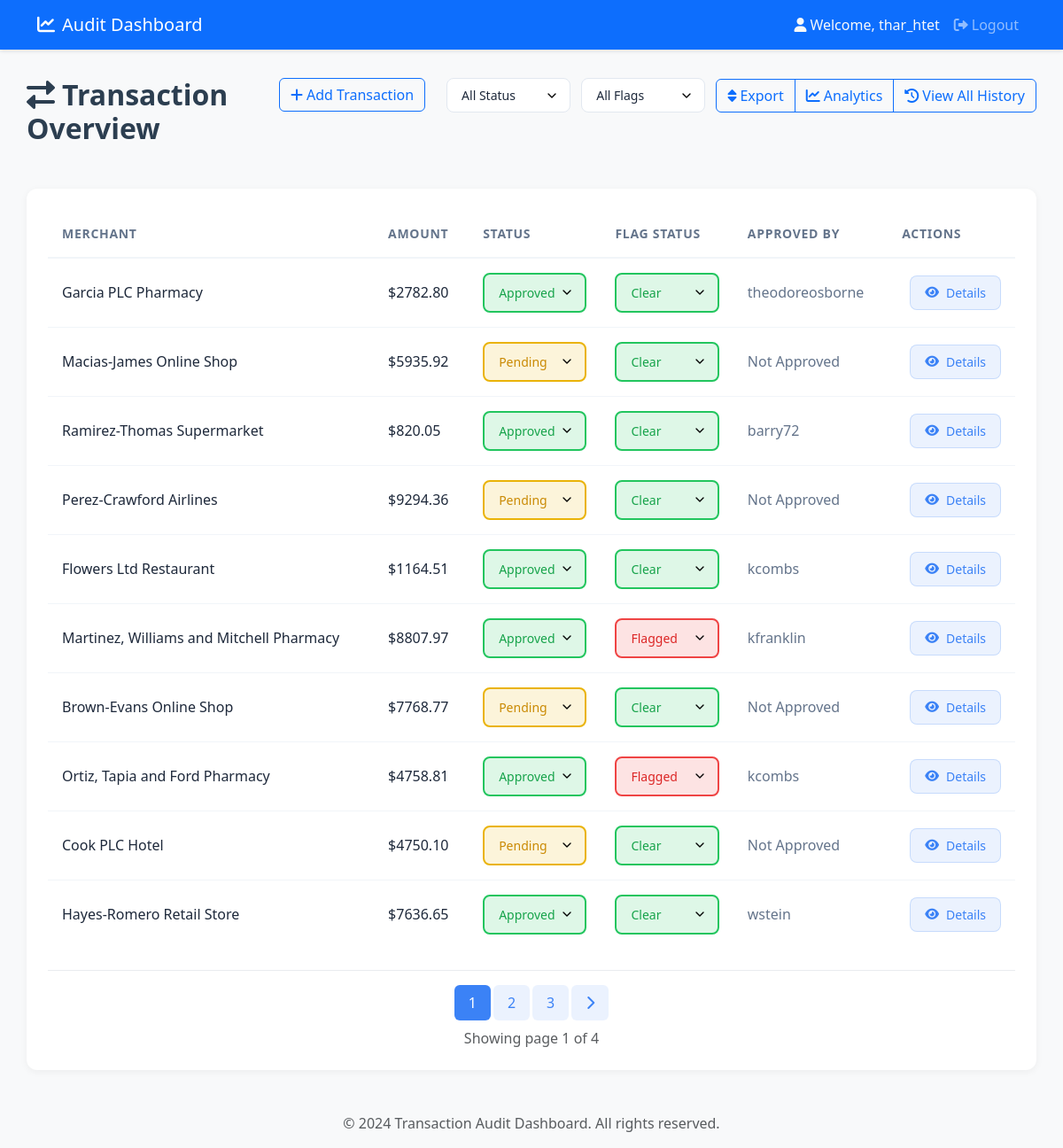
/home/ (signed in), run on an earlier commit of the app's database.
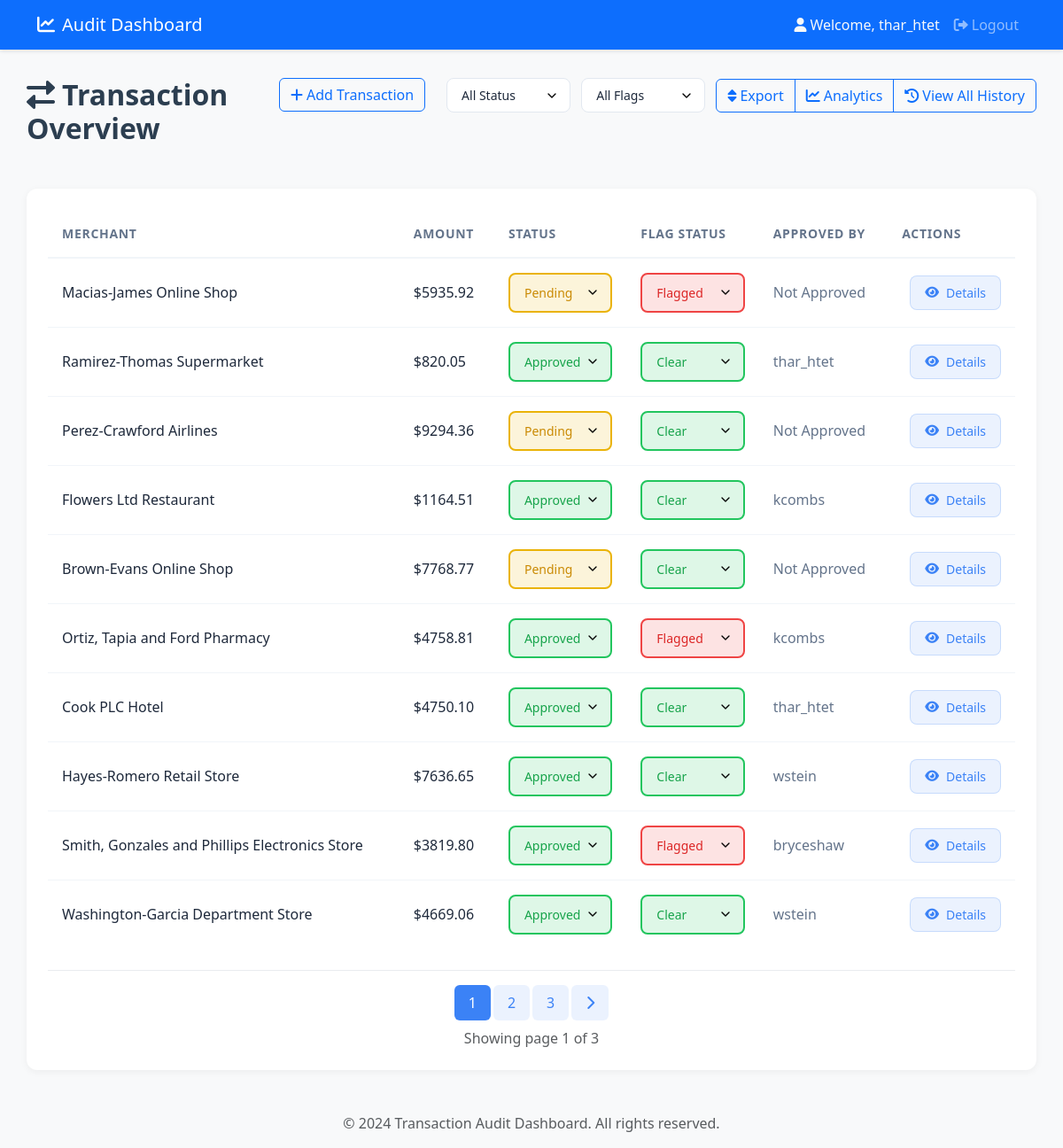
And on a later commit of the database.
### auditApp/models.py (models this page shows, shortened)
class Transaction(models.Model):
    STATUS_CHOICES = [
        ('Approved', 'Approved'),
        ('Pending', 'Pending'),
        ('Rejected', 'Rejected'),
    ]
    amount = models.DecimalField(max_digits=10, decimal_places=2, validators=[MinValueValidator(0)],null=False, blank=False)
    status = models.CharField(max_length=255, choices=STATUS_CHOICES, null=False, blank=False,default='Pending')
    timestamp = models.DateTimeField(auto_now_add=True)
    merchant = models.CharField(max_length=255, null=False, blank=False)
    isFlagged = models.BooleanField(default=False,null=True, blank=True)
    approved_by = models.ForeignKey(User, on_delete=models.SET_NULL, null=True, blank=True)

### auditApp/views.py (the view)
# urls.py: path('home/', views.home, name='home'),
@login_required
def home(request):
    try:
        transactions_list = Transaction.objects.all().order_by('-timestamp')
        status_filter = request.GET.get('status', '')
        flag_filter = request.GET.get('flag', '')
        filters = Q()
        if status_filter:  # Only filter if a specific status is selected
            filters &= Q(status=status_filter)
        if flag_filter:  # Only filter if a specific flag is selected
            is_flagged = flag_filter == 'Flagged' # it will get true if the flag is Flagged
            filters &= Q(isFlagged=is_flagged)
        if filters:
            transactions_list = transactions_list.filter(filters)
        paginator = Paginator(transactions_list, 10)
        page = request.GET.get('page', 1)
        transactions = paginator.get_page(page)
        if request.headers.get('HX-Request'):
            if 'main-content' in request.headers.get('HX-Target', ''):
                return render(request, 'partials/transaction.html', {'transactions': transactions})
            return render(request, 'partials/home_content.html', {'transactions': transactions})
        return render(request, 'home.html', {'transactions': transactions})
    except Exception as e:
        messages.error(request, str(e))
        return render(request, 'home.html', {'transactions': []})

### auditApp/templates/home.html
{% extends 'base.html' %}
{% block content %}
    {% include 'partials/home_content.html' %}
{% endblock %}

### auditApp/templates/partials/transaction.html (shortened to what the changed rows need)
{% if transactions.object_list %}
<div class="transaction-wrapper">
    <table class="transaction-table">
        <thead>
            <tr>
                <th>Merchant</th>
                <th>Amount</th>
                <th>Status</th>
                <th>Flag Status</th>
                <th>Approved By</th>
                <th class="text-right">Actions</th>
            </tr>
        </thead>
        <tbody>
            {% for transaction in transactions %}
            <tr class="transaction-row" data-transaction-id="{{ transaction.id }}">
                <td>
                    <span class="merchant-cell">{{ transaction.merchant }}</span>
                </td>
                <td>
                    <span class="amount-cell">${{ transaction.amount }}</span>
                </td>
                <td style="min-width: 140px;">
                    <select class="status-select {% if transaction.status == 'Approved' %}approved{% elif transaction.status == 'Pending' %}pending{% else %}rejected{% endif %}"
                            hx-post="{% url 'update_status' transaction.id %}?page={{ transactions.number }}"
                            hx-target="#main-content"
                            hx-headers='{"X-CSRFToken": "{{ csrf_token }}"}'
                            name="status">
                        <option value="Approved" {% if transaction.status == 'Approved' %}selected{% endif %}>Approved</option>
                        <option value="Pending" {% if transaction.status == 'Pending' %}selected{% endif %}>Pending</option>
                    </select>
                </td>
                <td style="min-width: 140px;">
                    <select class="status-select {% if transaction.isFlagged %}flagged{% else %}clear{% endif %}"
                            hx-post="{% url 'update_flag' transaction.id %}?page={{ transactions.number }}"
                            hx-target="#main-content"
                            hx-headers='{"X-CSRFToken": "{{ csrf_token }}"}'
                            name="is_flagged">
                        <option value="false" {% if not transaction.isFlagged %}selected{% endif %}>Clear</option>
                        <option value="true" {% if transaction.isFlagged %}selected{% endif %}>Flagged</option>
                    </select>
                </td>
                <td>
                    <span class="approved-by">{{ transaction.approved_by.username|default:"Not Approved" }}</span>
                </td>
                <td class="text-right">
                    <button class="action-btn"
                            hx-get="{% url 'transaction_detail' transaction.id %}"
                            hx-target="#modal-content"
                            data-bs-toggle="modal"
                            data-bs-target="#transactionModal">
                        <i class="fas fa-eye"></i>Details
                    </button>
                </td>
            </tr>
            {% endfor %}
        </tbody>
    </table>
    {% if transactions.paginator.num_pages > 1 %}
    <div class="pagination-wrapper mt-4">
        <nav aria-label="Transaction pagination">
            <ul class="pagination justify-content-center">
                {% for num in transactions.paginator.page_range %}
                    {% if num == transactions.number %}
                    <li class="page-item active">
                        <span class="page-link">{{ num }}</span>
                    </li>
                    {% elif num > transactions.number|add:'-3' and num < transactions.number|add:'3' %}
                    <li class="page-item">
                        <button class="page-link"
                                hx-get="{% url 'home' %}?page={{ num }}&status={{ request.GET.status|default:'' }}&flag={{ request.GET.flag|default:'' }}"
                                hx-target="#main-content">
                            {{ num }}
                        </button>
                    </li>
                    {% endif %}
                {% endfor %}
                {% if transactions.has_next %}
                <li class="page-item">
                    <button class="page-link"
                            hx-get="{% url 'home' %}?page={{ transactions.next_page_number }}&status={{ request.GET.status|default:'' }}&flag={{ request.GET.flag|default:'' }}"
                            hx-target="#main-content">
                        <i class="fas fa-chevron-right"></i>
                    </button>
                </li>
                {% endif %}
            </ul>
        </nav>
        <div class="text-center text-muted mt-2">
            Showing page {{ transactions.number }} of {{ transactions.paginator.num_pages }}
        </div>
    </div>
    {% endif %}
</div>
{% else %}
<div class="alert alert-info" role="alert">
    No transactions found
</div>
{% endif %}

What changed in the data, as far as the page shows it:
removed Transaction: status "Approved", is_flagged "Clear"
removed Transaction: status "Approved", is_flagged "Flagged"
changed Transaction "Macias-James Online Shop": is_flagged "Clear" → "Flagged"
changed Transaction "Ramirez-Thomas Supermarket": approved_by.username "barry72" → "thar_htet"
changed Transaction "Cook PLC Hotel": status "Pending" → "Approved"; approved_by.username "Not Approved" → "thar_htet"
now on this page (row unchanged): Transaction: status "Approved", is_flagged "Flagged"
now on this page (row unchanged): Transaction: status "Approved", is_flagged "Clear"
Also different on the page:
{{ transactions.paginator.num_pages }}: "4" → "3"
